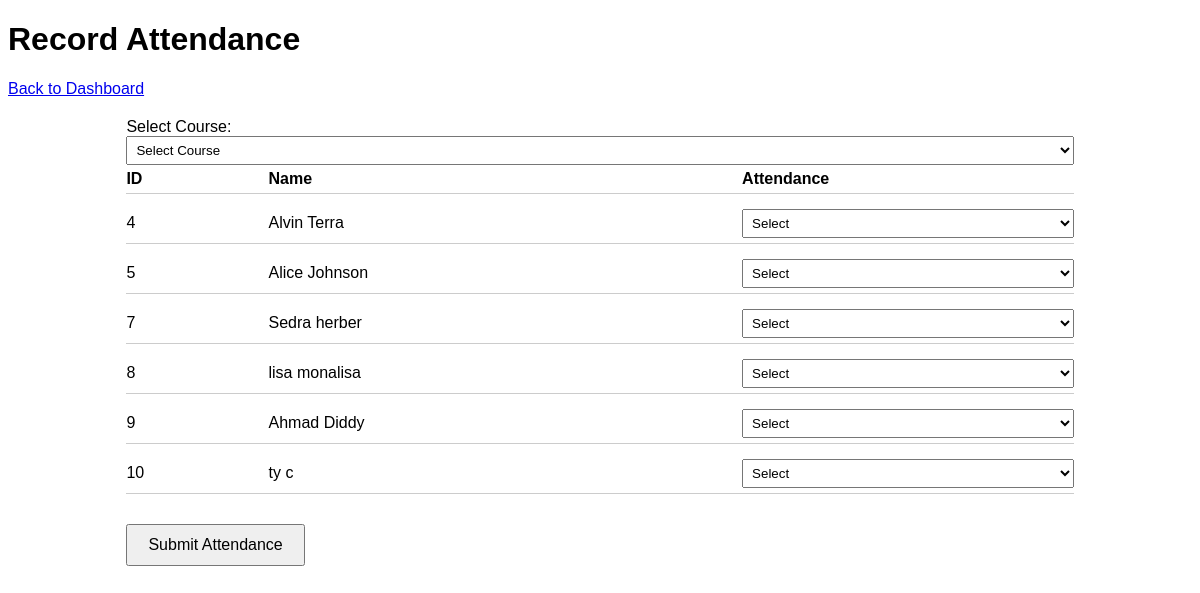
Before: /teacher/record_attendance (signed in) with the older database file.
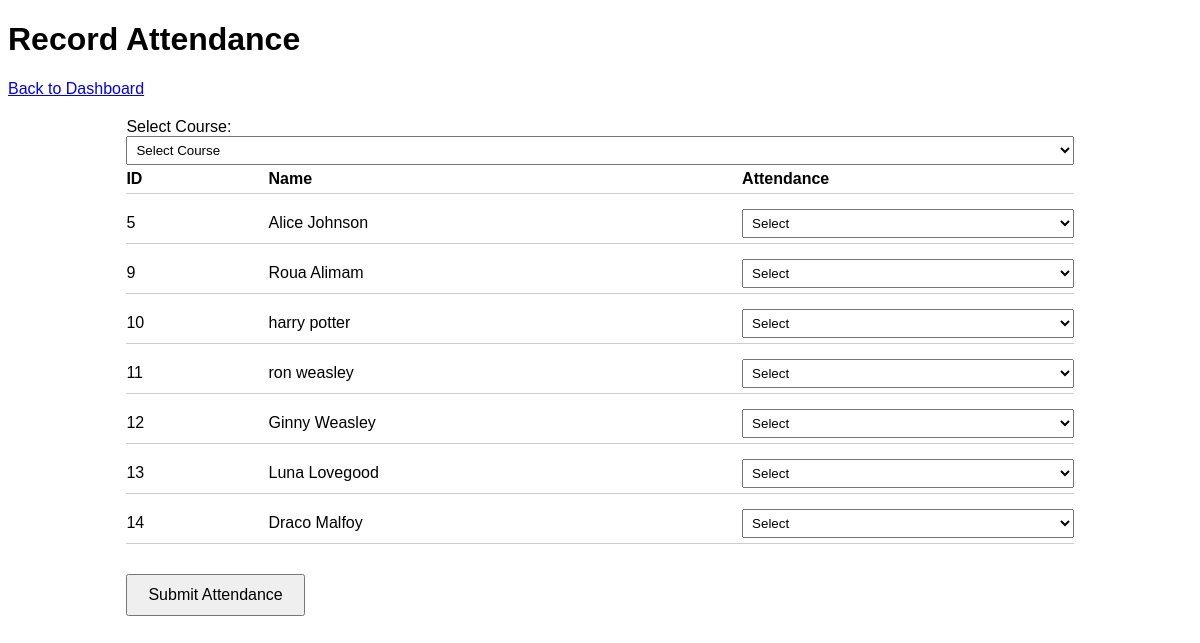
After: the same page with the newer database file.
### app/models.py (models this page shows, shortened)
class Student(db.Model):
    __tablename__ = 'students'
    student_id = db.Column(db.Integer, primary_key=True)
    user_id = db.Column(db.Integer, db.ForeignKey('users.user_id'), nullable=False)
    grade_level = db.Column(db.String(5), nullable=False)
    @property
    def first_name(self):
        return self.student_user.first_name  # Use the backref
    @property
    def last_name(self):
        return self.student_user.last_name

class User(db.Model, UserMixin):
    __tablename__ = 'users'
    user_id = db.Column(db.Integer, primary_key=True, autoincrement=True)
    first_name = db.Column(db.String(50), nullable=False)
    last_name = db.Column(db.String(50), nullable=False)
    username = db.Column(db.String(50), unique=True, nullable=False)
    email = db.Column(db.String(100), unique=True, nullable=False)
    password = db.Column(db.String(200), nullable=False)
    role = db.Column(db.String(10), nullable=False)  # student, teacher, admin
    teacher_relationship = db.relationship('Teacher', backref='teacher_user', uselist=False)
    student_relationship = db.relationship('Student', backref='student_user', uselist=False)

### app/routes/teacher_routes.py (the view, shortened to what this page needs)
@teacher_routes.route('/record_attendance', methods=['GET', 'POST'])
@login_required
def record_attendance():
    teacher = current_user.teacher_relationship  # Ensure teacher is logged in
    if not teacher:
        flash('Teacher not found!', 'error')
        return redirect(url_for('teacher.dashboard'))
    courses = Course.query.filter_by(teacher_id=teacher.teacher_id).all()
    if not courses:
        flash('No courses found for this teacher!', 'error')
        return redirect(url_for('teacher.dashboard'))
    students = Student.query.filter(Student.first_name != '', Student.last_name != '').all()
    if not students:
        flash('No students found!', 'error')
        return redirect(url_for('teacher.dashboard'))
    course_id = None  # Initialize course_id to None for GET request
    return render_template('teacher/record_attendance.html', students=students, courses=courses, course_id=course_id)

### app/templates/teacher/record_attendance.html (shortened to what this page needs)
<!DOCTYPE html>
<html lang="en">
  <head>
  </head>
  <body>
    <header>
      <h1>Record Attendance</h1>
      <a href="{{ url_for('teacher.teacher_dashboard') }}">Back to Dashboard</a>
    </header>
    <main class="attendance-container">
      <form method="POST">
        <label for="course_id">Select Course:</label>
        <select name="course_id" id="course_id" required>
            <option value="" disabled selected>Select Course</option>
        </select>
        <div class="attendance-row" style="font-weight: bold">
            <div class="column-id">ID</div>
            <div class="column-name">Name</div>
            <div class="column-select">Attendance</div>
        </div>
        {% for student in students %}
            {% if student.first_name and student.last_name %}
                <div class="attendance-row">
                    <div class="column-id">{{ student.student_id }}</div>
                    <div class="column-name">{{ student.first_name }} {{ student.last_name }}</div>
                    <div class="column-select">
                        <select name="attendance_{{ student.student_id }}" required>
                            <option value="" disabled selected>Select</option>
                        </select>
                    </div>
                </div>
            {% endif %}
        {% endfor %}
        <button type="submit">Submit Attendance</button>
      </form>
    </main>
  </body>
</html>

Changed rows visible on the page:
removed Student: student_id "4", first_name "Alvin", last_name "Terra"
removed Student: student_id "7", first_name "Sedra", last_name "herber"
removed Student: student_id "8", first_name "lisa", last_name "monalisa"
changed Student id 9: first_name "Ahmad" → "Roua"; last_name "Diddy" → "Alimam"
changed Student id 10: first_name "ty" → "harry"; last_name "c" → "potter"
added Student: student_id "11", first_name "ron", last_name "weasley"
added Student: student_id "12", first_name "Ginny", last_name "Weasley"
added Student: student_id "13", first_name "Luna", last_name "Lovegood"
added Student: student_id "14", first_name "Draco", last_name "Malfoy"
